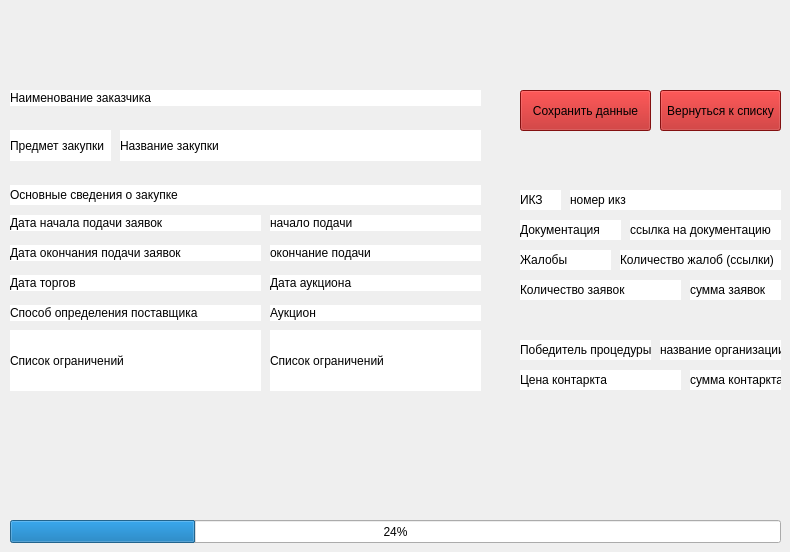
    <widget class="QWidget" name="_3_circlediagramm">
     <widget class="QPushButton" name="pushButton_9">
      <property name="geometry">
       <rect>
        <x>660</x>
        <y>90</y>
        <width>121</width>
        <height>41</height>
       </rect>
      </property>
      <property name="styleSheet">
       <string notr="true">background-color: rgb(184, 23, 23);</string>
      </property>
      <property name="text">
       <string>Вернуться к списку</string>
      </property>
     </widget>
     <widget class="QPushButton" name="pushButton_11">
      <property name="geometry">
       <rect>
        <x>520</x>
        <y>90</y>
        <width>131</width>
        <height>41</height>
       </rect>
      </property>
      <property name="styleSheet">
       <string notr="true">background-color: rgb(184, 23, 23);</string>
      </property>
      <property name="text">
       <string>Сохранить данные</string>
      </property>
     </widget>
     <widget class="QLabel" name="label_4">
      <property name="geometry">
       <rect>
        <x>10</x>
        <y>90</y>
        <width>471</width>
        <height>16</height>
       </rect>
      </property>
      <property name="styleSheet">
       <string notr="true">background-color: rgb(255, 255, 255);</string>
      </property>
      <property name="text">
       <string>Наименование заказчика</string>
      </property>
     </widget>
     <widget class="QLabel" name="label_6">
      <property name="geometry">
       <rect>
        <x>10</x>
        <y>130</y>
        <width>101</width>
        <height>31</height>
       </rect>
      </property>
      <property name="styleSheet">
       <string notr="true">background-color: rgb(255, 255, 255);</string>
      </property>
      <property name="text">
       <string>Предмет закупки</string>
      </property>
     </widget>
     <widget class="QLabel" name="label_7">
      <property name="geometry">
       <rect>
        <x>10</x>
        <y>185</y>
        <width>471</width>
        <height>20</height>
       </rect>
      </property>
      <property name="styleSheet">
       <string notr="true">background-color: rgb(255, 255, 255);</string>
      </property>
      <property name="text">
       <string>Основные сведения о закупке</string>
      </property>
     </widget>
     <widget class="QLabel" name="label_8">
      <property name="geometry">
       <rect>
        <x>10</x>
        <y>215</y>
        <width>251</width>
        <height>16</height>
       </rect>
      </property>
      <property name="styleSheet">
       <string notr="true">background-color: rgb(255, 255, 255);</string>
      </property>
      <property name="text">
       <string>Дата начала подачи заявок</string>
      </property>
     </widget>
     <widget class="QLabel" name="label_9">
      <property name="geometry">
       <rect>
        <x>120</x>
        <y>130</y>
        <width>361</width>
        <height>31</height>
       </rect>
      </property>
      <property name="styleSheet">
       <string notr="true">background-color: rgb(255, 255, 255);</string>
      </property>
      <property name="text">
       <string>Название закупки</string>
      </property>
     </widget>
     <widget class="QLabel" name="label_10">
      <property name="geometry">
       <rect>
        <x>270</x>
        <y>215</y>
        <width>211</width>
        <height>16</height>
       </rect>
      </property>
      <property name="styleSheet">
       <string notr="true">background-color: rgb(255, 255, 255);</string>
      </property>
      <property name="text">
       <string>начало подачи</string>
      </property>
     </widget>
     <widget class="QLabel" name="label_11">
      <property name="geometry">
       <rect>
        <x>10</x>
        <y>245</y>
        <width>251</width>
        <height>16</height>
       </rect>
      </property>
      <property name="styleSheet">
       <string notr="true">background-color: rgb(255, 255, 255);</string>
      </property>
      <property name="text">
       <string>Дата окончания подачи заявок</string>
      </property>
     </widget>
     <widget class="QLabel" name="label_12">
      <property name="geometry">
       <rect>
        <x>270</x>
        <y>245</y>
        <width>211</width>
        <height>16</height>
       </rect>
      </property>
      <property name="styleSheet">
       <string notr="true">background-color: rgb(255, 255, 255);</string>
      </property>
      <property name="text">
       <string>окончание подачи</string>
      </property>
     </widget>
     <widget class="QLabel" name="label_13">
      <property name="geometry">
       <rect>
        <x>10</x>
        <y>275</y>
        <width>251</width>
        <height>16</height>
       </rect>
      </property>
      <property name="styleSheet">
       <string notr="true">background-color: rgb(255, 255, 255);</string>
      </property>
      <property name="text">
       <string>Дата торгов</string>
      </property>
     </widget>
     <widget class="QLabel" name="label_14">
      <property name="geometry">
       <rect>
        <x>270</x>
        <y>275</y>
        <width>211</width>
        <height>16</height>
       </rect>
      </property>
      <property name="styleSheet">
       <string notr="true">background-color: rgb(255, 255, 255);</string>
      </property>
      <property name="text">
       <string>Дата аукциона</string>
      </property>
     </widget>
     <widget class="QLabel" name="label_15">
      <property name="geometry">
       <rect>
        <x>10</x>
        <y>305</y>
        <width>251</width>
        <height>16</height>
       </rect>
      </property>
      <property name="styleSheet">
       <string notr="true">background-color: rgb(255, 255, 255);</string>
      </property>
      <property name="text">
       <string>Способ определения поставщика</string>
      </property>
     </widget>
     <widget class="QLabel" name="label_16">
      <property name="geometry">
       <rect>
        <x>270</x>
        <y>305</y>
        <width>211</width>
        <height>16</height>
       </rect>
      </property>
      <property name="styleSheet">
       <string notr="true">background-color: rgb(255, 255, 255);</string>
      </property>
      <property name="text">
       <string>Аукцион</string>
      </property>
     </widget>
     <widget class="QLabel" name="label_17">
      <property name="geometry">
       <rect>
        <x>10</x>
        <y>330</y>
        <width>251</width>
        <height>61</height>
       </rect>
      </property>
      <property name="styleSheet">
       <string notr="true">background-color: rgb(255, 255, 255);</string>
      </property>
      <property name="text">
       <string>Список ограничений</string>
      </property>
     </widget>
     <widget class="QLabel" name="label_18">
      <property name="geometry">
       <rect>
        <x>270</x>
        <y>330</y>
        <width>211</width>
        <height>61</height>
       </rect>
      </property>
      <property name="styleSheet">
       <string notr="true">background-color: rgb(255, 255, 255);</string>
      </property>
      <property name="text">
       <string>Список ограничений</string>
      </property>
     </widget>
     <widget class="QLabel" name="label_19">
      <property name="geometry">
       <rect>
        <x>520</x>
        <y>190</y>
        <width>41</width>
        <height>20</height>
       </rect>
      </property>
      <property name="styleSheet">
       <string notr="true">background-color: rgb(255, 255, 255);</string>
      </property>
      <property name="text">
       <string>ИКЗ</string>
      </property>
     </widget>
     <widget class="QLabel" name="label_20">
      <property name="geometry">
       <rect>
        <x>570</x>
        <y>190</y>
        <width>211</width>
        <height>20</height>
       </rect>
      </property>
      <property name="styleSheet">
       <string notr="true">background-color: rgb(255, 255, 255);</string>
      </property>
      <property name="text">
       <string>номер икз</string>
      </property>
     </widget>
     <widget class="QLabel" name="label_21">
      <property name="geometry">
       <rect>
        <x>520</x>
        <y>220</y>
        <width>101</width>
        <height>20</height>
       </rect>
      </property>
      <property name="styleSheet">
       <string notr="true">background-color: rgb(255, 255, 255);</string>
      </property>
      <property name="text">
       <string>Документация</string>
      </property>
     </widget>
     <widget class="QLabel" name="label_22">
      <property name="geometry">
       <rect>
        <x>630</x>
        <y>220</y>
        <width>151</width>
        <height>20</height>
       </rect>
      </property>
      <property name="styleSheet">
       <string notr="true">background-color: rgb(255, 255, 255);</string>
      </property>
      <property name="text">
       <string>ссылка на документацию</string>
      </property>
     </widget>
     <widget class="QLabel" name="label_23">
      <property name="geometry">
       <rect>
        <x>520</x>
        <y>250</y>
        <width>91</width>
        <height>20</height>
       </rect>
      </property>
      <property name="styleSheet">
       <string notr="true">background-color: rgb(255, 255, 255);</string>
      </property>
      <property name="text">
       <string>Жалобы</string>
      </property>
     </widget>
     <widget class="QLabel" name="label_24">
      <property name="geometry">
       <rect>
        <x>620</x>
        <y>250</y>
        <width>161</width>
        <height>20</height>
       </rect>
      </property>
      <property name="styleSheet">
       <string notr="true">background-color: rgb(255, 255, 255);</string>
      </property>
      <property name="text">
       <string>Количество жалоб (ссылки)</string>
      </property>
     </widget>
     <widget class="QLabel" name="label_25">
      <property name="geometry">
       <rect>
        <x>520</x>
        <y>280</y>
        <width>161</width>
        <height>20</height>
       </rect>
      </property>
      <property name="styleSheet">
       <string notr="true">background-color: rgb(255, 255, 255);</string>
      </property>
      <property name="text">
       <string>Количество заявок</string>
      </property>
     </widget>
     <widget class="QLabel" name="label_26">
      <property name="geometry">
       <rect>
        <x>690</x>
        <y>280</y>
        <width>91</width>
        <height>20</height>
       </rect>
      </property>
      <property name="styleSheet">
       <string notr="true">background-color: rgb(255, 255, 255);</string>
      </property>
      <property name="text">
       <string>сумма заявок</string>
      </property>
     </widget>
     <widget class="QLabel" name="label_27">
      <property name="geometry">
       <rect>
        <x>520</x>
        <y>340</y>
        <width>131</width>
        <height>20</height>
       </rect>
      </property>
      <property name="styleSheet">
       <string notr="true">background-color: rgb(255, 255, 255);</string>
      </property>
      <property name="text">
       <string>Победитель процедуры</string>
      </property>
     </widget>
     <widget class="QLabel" name="label_28">
      <property name="geometry">
       <rect>
        <x>660</x>
        <y>340</y>
        <width>121</width>
        <height>20</height>
       </rect>
      </property>
      <property name="styleSheet">
       <string notr="true">background-color: rgb(255, 255, 255);</string>
      </property>
      <property name="text">
       <string>название организации</string>
      </property>
     </widget>
     <widget class="QLabel" name="label_29">
      <property name="geometry">
       <rect>
        <x>520</x>
        <y>370</y>
        <width>161</width>
        <height>20</height>
       </rect>
      </property>
      <property name="styleSheet">
       <string notr="true">background-color: rgb(255, 255, 255);</string>
      </property>
      <property name="text">
       <string>Цена контаркта</string>
      </property>
     </widget>
     <widget class="QLabel" name="label_30">
      <property name="geometry">
       <rect>
        <x>690</x>
        <y>370</y>
        <width>91</width>
        <height>20</height>
       </rect>
      </property>
      <property name="styleSheet">
       <string notr="true">background-color: rgb(255, 255, 255);</string>
      </property>
      <property name="text">
       <string>сумма контаркта</string>
      </property>
     </widget>
     <widget class="QProgressBar" name="progressBar_2">
      <property name="geometry">
       <rect>
        <x>10</x>
        <y>520</y>
        <width>771</width>
        <height>23</height>
       </rect>
      </property>
      <property name="value">
       <number>24</number>
      </property>
     </widget>
    </widget>
